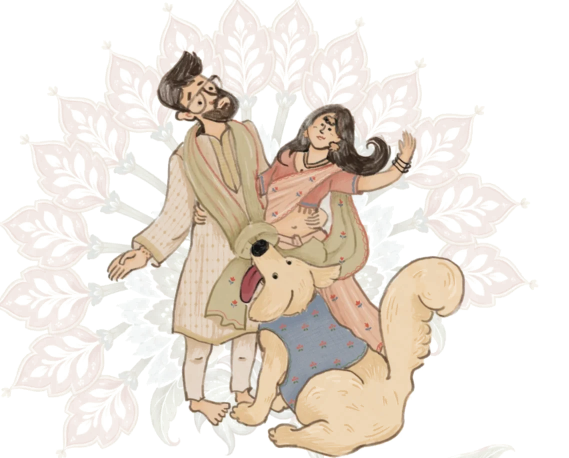
#> input picture assets/letter-art.webp, 1138 x 916 px, given in place of cover.jpg, which was not available (shown at 1/2 size)
$ python cut_mobile.py ../assets ../assets/letter-stem.webp
#> lines starting #> are read from the running program, lines starting #| are printed output that depends on the picture; after the words box and inside, x2 and y2 are one past the last pixel; in counts of white or black regions, pixels touching at a corner belong together; pictures that were not available may be replaced by others from this repository, and a replacement may not be noted
# Makes the phone versions of the invites (assets/mobile) with the paper made
# transparent, so every page shows the same cream background behind the art.
# Usage: python3 tools/cut_mobile.py assets/invite assets/mobile
# Needs: pip install opencv-python-headless numpy pillow
import sys, os, cv2, numpy as np
from PIL import Image
SRC, OUT = sys.argv[1], sys.argv[2]
os.makedirs(OUT, exist_ok=True)
# name: fill enclosed areas of the drawing so pale skin/clothes stay solid
# The cover is cut down to just the illustration; the home page writes the
# names and dates itself.
CROP = {'cover': (150, 100, 870, 875)}
# No faint motifs behind these, so pale lines (the cocktail glass) are kept.
KEEP_PALE = {'cocktail'}
NAMES = {'cover': True, 'family': False, 'haldi': True, 'sangeet': True, 'wedding': True,
         'wedding-day': True, 'cocktail': True}
for name, fill in NAMES.items():
    im = np.array(Image.open(f'{SRC}/{name}.jpg').convert('RGB')).astype(np.float32)
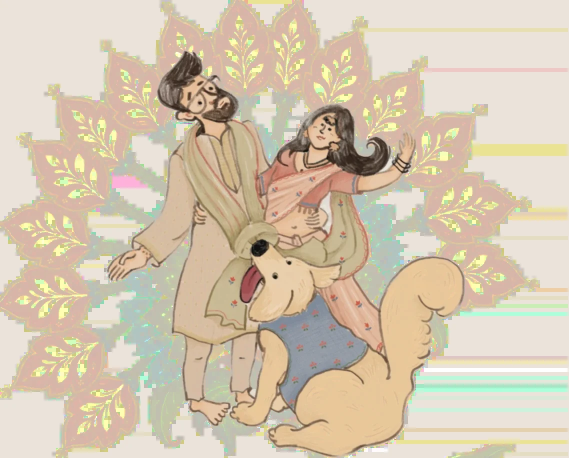
#> im: shape (916, 1138, 3) float32 (shown at 1/2 size); mean R, G, B 213.7, 198.3, 176.9
    h, w = im.shape[:2]
#> h = 916; w = 1138
    hsv = cv2.cvtColor(im.astype(np.uint8), cv2.COLOR_RGB2HSV)
#> hsv: shape (916, 1138, 3); mean H, S, V 22.1, 48.4, 215.6
    paper_px = im[(hsv[..., 1] < 22) & (hsv[..., 2] > 205)]
    paper = np.median(paper_px, axis=0)
#> paper = [235, 227, 218]
    dist = np.sqrt(((im - paper) ** 2).sum(-1))
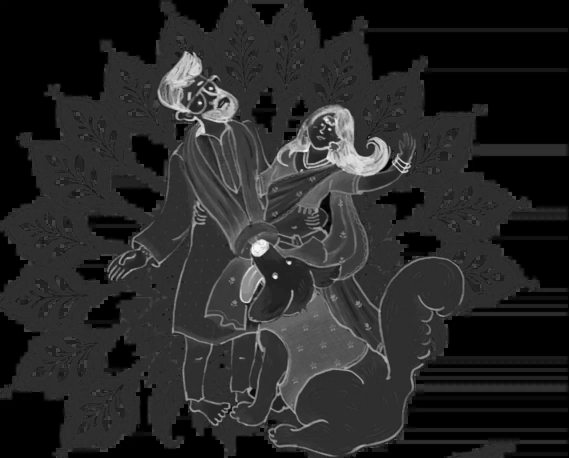
#> dist: shape (916, 1138) float32 (shown at 1/2 size); min 0, max 379.3, mean 58.4; drawn with min black and max white
    alpha = np.clip((dist - 16) / 26, 0, 1)
    # faint background motifs: light and pale -> drop
    if name not in KEEP_PALE:
        alpha[(hsv[..., 1] < 45) & (hsv[..., 2] > 185)] = 0
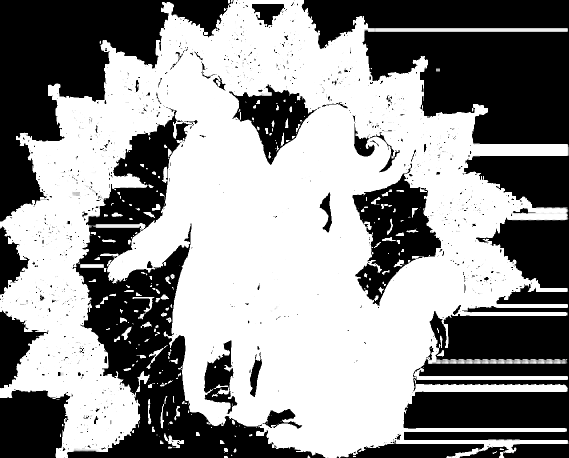
#> alpha: shape (916, 1138) float32 (shown at 1/2 size); min 0, max 1, mean 0.566
    if fill:
        solid = (alpha > 0.35).astype(np.uint8)
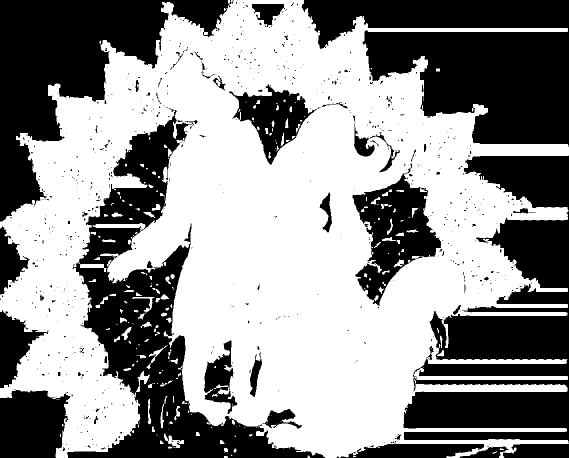
#> solid: shape (916, 1138) (shown at 1/2 size); values 0 (black) and 1 (white), 56.8% white; 736 black regions (660 under 20 px), largest, box (x1, y1, x2, y2) and area: (807, 311, 1138, 886) 98300, (603, 0, 1138, 294) 97784, (0, 0, 468, 443) 77301
        solid = cv2.morphologyEx(solid, cv2.MORPH_CLOSE, np.ones((7, 7), np.uint8))
#> solid: shape (916, 1138); values 0 (black) and 1 (white), 58.4% white; 41 black regions, largest, box (x1, y1, x2, y2) and area: (0, 0, 456, 443) 76566, (136, 454, 647, 916) 67995, (729, 63, 1138, 288) 67265
        ff = (1 - solid).astype(np.uint8); m = np.zeros((h + 2, w + 2), np.uint8)
        for x in range(0, w, 4):
            for y in (0, h - 1):
                if ff[y, x] == 1: cv2.floodFill(ff, m, (x, y), 2)
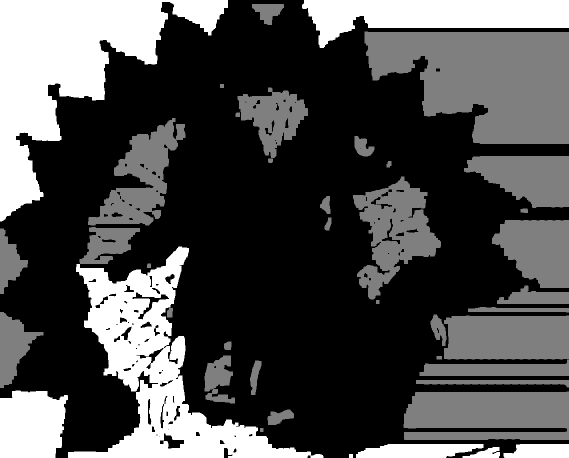
#> ff: shape (916, 1138) (shown at 1/2 size); min 0, max 2, mean 0.603; drawn with min black and max white
        for y in range(0, h, 4):
            for x in (0, w - 1):
                if ff[y, x] == 1: cv2.floodFill(ff, m, (x, y), 2)
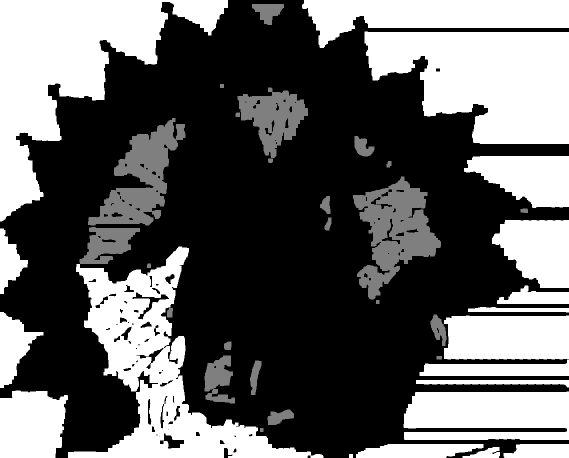
#> ff: shape (916, 1138) (shown at 1/2 size); 16.6% of pixels changed, all inside (x1, y1, x2, y2) = (0, 63, 1138, 880); drawn with min black and max white
        inside = cv2.GaussianBlur((ff != 2).astype(np.float32), (0, 0), 1.2)
        alpha = np.maximum(alpha, inside)
    rgba = np.dstack([im, alpha * 255]).clip(0, 255).astype(np.uint8)
    img = Image.fromarray(rgba, 'RGBA')
    if name in CROP: img = img.crop(CROP[name])
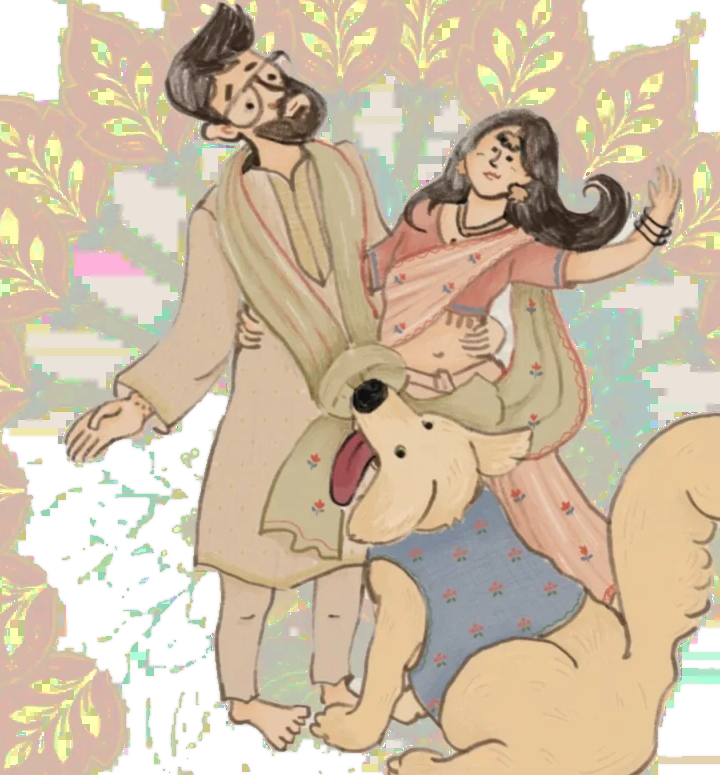
#> img: PIL image 720x775 RGBA; mean R, G, B, A 201.5, 183.9, 158.6, 224.4; transparent parts drawn white
    img.save(f'{OUT}/{name}.webp', quality=86, method=6)
    print(name, img.size)
#| cover (720, 775)
#> pass 2 of the loop `for name, fill in NAMES.items():`:
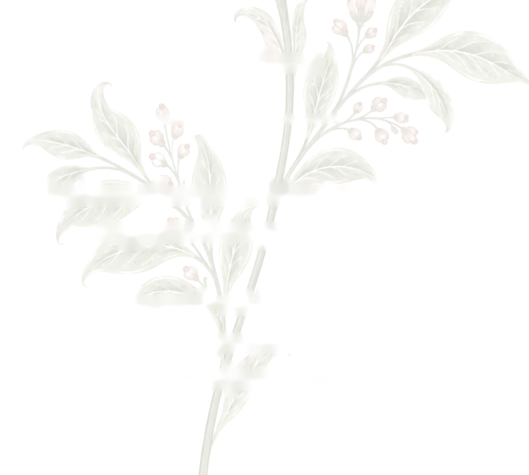
#> input picture assets/letter-stem.webp, 1058 x 949 px, given in place of family.jpg, which was not available (shown at 1/2 size)
#> im: shape (949, 1058, 3) float32
#> hsv: shape (949, 1058, 3); mean H, S, V 28.6, 25.6, 229.4
#> dist: shape (949, 1058) float32
#> `alpha[(hsv[..., 1] < 45) & (hsv[..., 2] > 185)] = 0`:
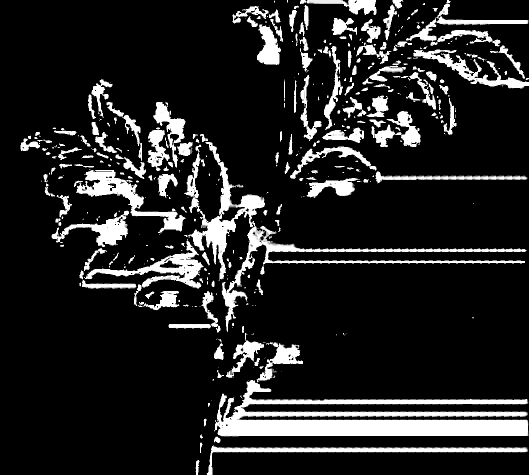
#> alpha: shape (949, 1058) float32 (shown at 1/2 size); min 0, max 1, mean 0.142
#> `rgba = np.dstack([im, alpha * 255]).clip(0, 255).astype(np.uint8)`:
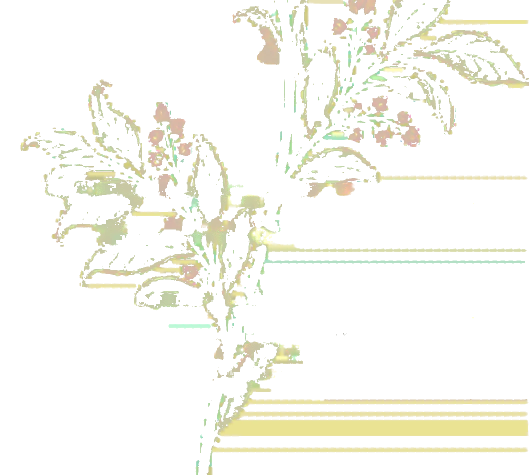
#> rgba: shape (949, 1058, 4) (shown at 1/2 size); mean R, G, B, A 227.7, 223.8, 207.2, 36.1; transparent parts drawn white
#| family (1058, 949)
#> (the run stopped early here; a loop or call above may not have finished)
